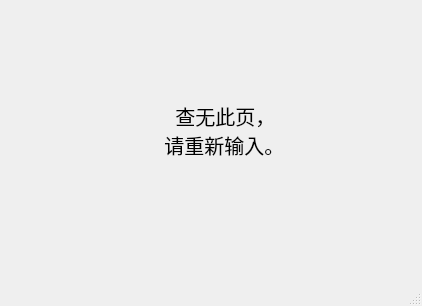
<?xml version="1.0" encoding="UTF-8"?>
<ui version="4.0">
 <class>Fail_to_getpage</class>
 <widget class="QMainWindow" name="Fail_to_getpage">
  <property name="geometry">
   <rect>
    <x>0</x>
    <y>0</y>
    <width>422</width>
    <height>306</height>
   </rect>
  </property>
  <property name="windowTitle">
   <string>红叶Reader</string>
  </property>
  <property name="styleSheet">
   <string notr="true">border-image:url(:/pic/6.jpg)</string>
  </property>
  <widget class="QWidget" name="centralwidget">
   <widget class="QLabel" name="label">
    <property name="geometry">
     <rect>
      <x>120</x>
      <y>50</y>
      <width>231</width>
      <height>161</height>
     </rect>
    </property>
    <property name="font">
     <font>
      <pointsize>15</pointsize>
     </font>
    </property>
    <property name="styleSheet">
     <string notr="true">background-image:url(&quot;&quot;);</string>
    </property>
    <property name="text">
     <string>          查无此页，
        请重新输入。</string>
    </property>
   </widget>
   <widget class="QPushButton" name="pushButton">
    <property name="geometry">
     <rect>
      <x>170</x>
      <y>180</y>
      <width>65</width>
      <height>65</height>
     </rect>
    </property>
    <property name="styleSheet">
     <string notr="true">border-image:url(:/pic/7.jpg);
border-radius:30px;</string>
    </property>
    <property name="text">
     <string/>
    </property>
   </widget>
  </widget>
  <widget class="QStatusBar" name="statusbar"/>
 </widget>
 <resources/>
 <connections/>
</ui>
